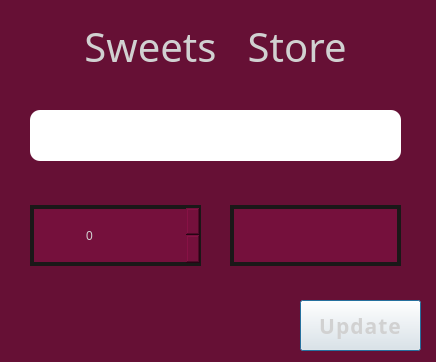
<?xml version="1.0" encoding="UTF-8"?>
<ui version="4.0">
 <class>UpdateOrderDialog</class>
 <widget class="QDialog" name="UpdateOrderDialog">
  <property name="geometry">
   <rect>
    <x>0</x>
    <y>0</y>
    <width>436</width>
    <height>362</height>
   </rect>
  </property>
  <property name="windowTitle">
   <string>Dialog</string>
  </property>
  <property name="styleSheet">
   <string notr="true">QDialog {
	background-color: rgb(102, 16, 53);
}</string>
  </property>
  <widget class="QLabel" name="titleLabel">
   <property name="geometry">
    <rect>
     <x>40</x>
     <y>18</y>
     <width>351</width>
     <height>61</height>
    </rect>
   </property>
   <property name="font">
    <font>
     <family>HP Simplified Jpan</family>
     <pointsize>30</pointsize>
     <bold>false</bold>
    </font>
   </property>
   <property name="styleSheet">
    <string notr="true">QLabel {
background-color: rgb(102, 16, 53);
color: rgb(209, 209, 209);
border: 5px solid '#000000';
border-radius: 16px;
padding-bottom: 4px;
}

QLabel::hover {
background-color: rgb(84, 13, 43);
}</string>
   </property>
   <property name="text">
    <string>Sweets   Store</string>
   </property>
   <property name="scaledContents">
    <bool>false</bool>
   </property>
   <property name="alignment">
    <set>Qt::AlignCenter</set>
   </property>
   <property name="wordWrap">
    <bool>false</bool>
   </property>
  </widget>
  <widget class="QLineEdit" name="moneyBox">
   <property name="geometry">
    <rect>
     <x>230</x>
     <y>205</y>
     <width>171</width>
     <height>61</height>
    </rect>
   </property>
   <property name="styleSheet">
    <string notr="true">QLineEdit {
	font: 16pt &quot;HP Simpified Jpan&quot;;
	border: 4px solid rgb(26, 24, 24);
	background: rgb(117, 16, 60);
	color: rgb(209, 209, 209);
}

QLineEdit::hover {
border: 4px solid '#000000';
}

QLineEdit::focus {
border: 4px solid '#000000';
}</string>
   </property>
   <property name="alignment">
    <set>Qt::AlignCenter</set>
   </property>
   <property name="readOnly">
    <bool>true</bool>
   </property>
   <property name="placeholderText">
    <string/>
   </property>
  </widget>
  <widget class="QSpinBox" name="qntyBox">
   <property name="geometry">
    <rect>
     <x>30</x>
     <y>205</y>
     <width>171</width>
     <height>61</height>
    </rect>
   </property>
   <property name="styleSheet">
    <string notr="true">QSpinBox {
	border: 4px solid rgb(26, 24, 24);   
	padding-left: 50px;
	padding-top: 4px;
	padding-bottom: 4px;
	font: 700 16pt &quot;Roboto&quot;;
	background: rgb(117, 16, 60);
	color: rgb(209, 209, 209);
}</string>
   </property>
  </widget>
  <widget class="QPushButton" name="updateBtn">
   <property name="geometry">
    <rect>
     <x>300</x>
     <y>300</y>
     <width>121</width>
     <height>51</height>
    </rect>
   </property>
   <property name="font">
    <font>
     <family>HP Simplified Jpan</family>
     <pointsize>16</pointsize>
     <bold>true</bold>
    </font>
   </property>
   <property name="styleSheet">
    <string notr="true">QPushButton {
background: '#75103c';
color: rgb(209, 209, 209);
border: 4px solid '#1a1818';
letter-spacing: 1px;
}

QPushButton::hover {
background-color: rgb(84, 13, 43);
}</string>
   </property>
   <property name="text">
    <string>Update</string>
   </property>
  </widget>
  <widget class="QLineEdit" name="prodBox">
   <property name="geometry">
    <rect>
     <x>30</x>
     <y>110</y>
     <width>371</width>
     <height>51</height>
    </rect>
   </property>
   <property name="font">
    <font>
     <family>Cascadia Mono</family>
     <pointsize>18</pointsize>
     <italic>false</italic>
     <bold>true</bold>
    </font>
   </property>
   <property name="styleSheet">
    <string notr="true">QLineEdit {
border: 3px solid '#000000';
 text-align: center;
 border-radius:10px;
 padding-top: 5px;
 background: '#661035';
color: rgb(209, 209, 209);
}

QLineEdit::hover {
border: 4px solid '#000000';
}

QLineEdit::focus {
border: 4px solid '#000000';
}</string>
   </property>
   <property name="alignment">
    <set>Qt::AlignCenter</set>
   </property>
   <property name="readOnly">
    <bool>true</bool>
   </property>
   <property name="placeholderText">
    <string/>
   </property>
  </widget>
 </widget>
 <resources/>
 <connections/>
</ui>
